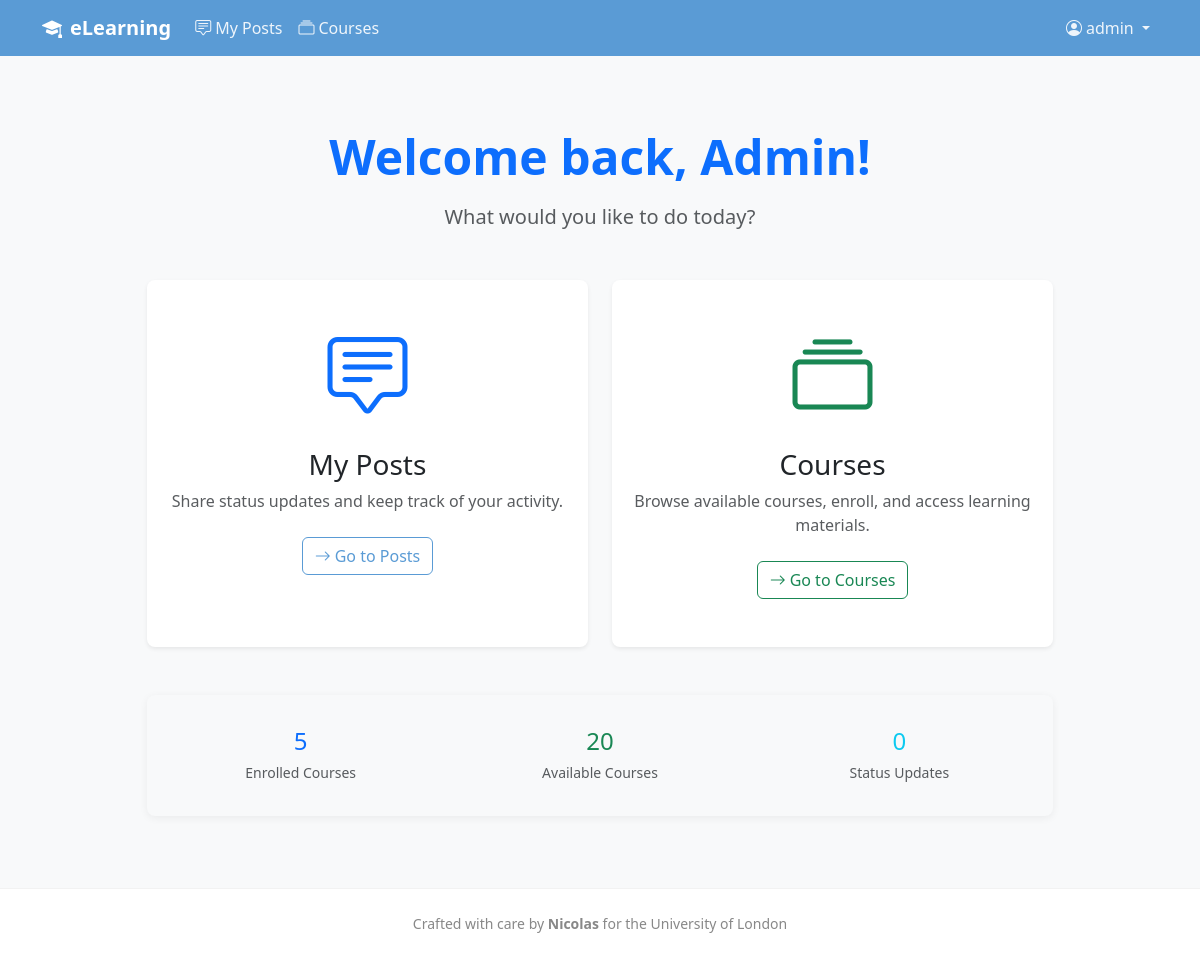
/accounts/ (signed in), run on the app's committed database.
### apps/accounts/models.py (models this page shows, shortened)
class User(AbstractUser):
    class UserType(models.TextChoices):
        STUDENT = 'student', 'Student'
        TEACHER = 'teacher', 'Teacher'
    email = models.EmailField(unique=True)
    user_type = models.CharField(
        max_length=10,
        choices=UserType.choices,
        default=UserType.STUDENT,
    )
    photo = models.ImageField(
        upload_to='profile_photos/',
        blank=True,
        null=True,
    )
    bio = models.TextField(blank=True, max_length=500)
    created_at = models.DateTimeField(auto_now_add=True)
    updated_at = models.DateTimeField(auto_now=True)
    @property
    def is_teacher(self):
        return self.user_type == self.UserType.TEACHER

### apps/accounts/views.py (the view)
# urls.py: path('', views.dashboard_view, name='home'),
@login_required
@never_cache
def dashboard_view(request):
    user = request.user
    from apps.courses.models import Course, Enrollment
    context = {}
    if user.is_teacher:
        total_students = Enrollment.objects.filter(
            course__teacher=user, is_active=True
        ).values('student').distinct().count()
        context['total_students'] = total_students
    else:
        context['available_courses'] = Course.objects.filter(is_active=True).count()
    return render(request, 'accounts/dashboard.html', context)

### templates/accounts/dashboard.html (shortened to what this page needs)
{% extends 'base.html' %}
{% block content %}
<div class="container py-5">
    <div class="text-center mb-5">
        <h1 class="display-5 fw-bold text-primary mb-3">
            Welcome back, {{ user.first_name|default:user.username }}!
        </h1>
        <p class="lead text-muted">What would you like to do today?</p>
    </div>
    <div class="row justify-content-center g-4">
        <div class="col-md-5">
            <a href="{% url 'accounts:posts' %}" class="text-decoration-none">
                <div class="card h-100 border-0 shadow-sm hover-lift">
                    <div class="card-body text-center py-5">
                        <div class="mb-4">
                            <i class="bi bi-chat-square-text display-1 text-primary"></i>
                        </div>
                        <h3 class="card-title text-dark">My Posts</h3>
                        <p class="card-text text-muted">
                            Share status updates and keep track of your activity.
                        </p>
                        <span class="btn btn-outline-primary mt-2">
                            <i class="bi bi-arrow-right me-1"></i>Go to Posts
                        </span>
                    </div>
                </div>
            </a>
        </div>
        <div class="col-md-5">
            <a href="{% url 'courses:course_list' %}" class="text-decoration-none">
                <div class="card h-100 border-0 shadow-sm hover-lift">
                    <div class="card-body text-center py-5">
                        <div class="mb-4">
                            <i class="bi bi-collection display-1 text-success"></i>
                        </div>
                        <h3 class="card-title text-dark">Courses</h3>
                        <p class="card-text text-muted">
                            {% if user.is_teacher %}
                                Manage your courses, upload materials, and track student enrollments.
                            {% else %}
                                Browse available courses, enroll, and access learning materials.
                            {% endif %}
                        </p>
                        <span class="btn btn-outline-success mt-2">
                            <i class="bi bi-arrow-right me-1"></i>Go to Courses
                        </span>
                    </div>
                </div>
            </a>
        </div>
    </div>
    <div class="row justify-content-center mt-5">
        <div class="col-md-10">
            <div class="card border-0 bg-light">
                <div class="card-body">
                    <div class="row text-center">
                        {% if user.is_teacher %}
                            <div class="col-md-4">
                                <div class="py-3">
                                    <h4 class="text-primary mb-1">{{ user.courses_teaching.count }}</h4>
                                    <small class="text-muted">Courses Teaching</small>
                                </div>
                            </div>
                            <div class="col-md-4">
                                <div class="py-3">
                                    <h4 class="text-success mb-1">{{ total_students|default:0 }}</h4>
                                    <small class="text-muted">Total Students</small>
                                </div>
                            </div>
                        {% else %}
                            <div class="col-md-4">
                                <div class="py-3">
                                    <h4 class="text-primary mb-1">{{ user.enrollments.count }}</h4>
                                    <small class="text-muted">Enrolled Courses</small>
                                </div>
                            </div>
                            <div class="col-md-4">
                                <div class="py-3">
                                    <h4 class="text-success mb-1">{{ available_courses|default:0 }}</h4>
                                    <small class="text-muted">Available Courses</small>
                                </div>
                            </div>
                        {% endif %}
                        <div class="col-md-4">
                            <div class="py-3">
                                <h4 class="text-info mb-1">{{ user.status_updates.count }}</h4>
                                <small class="text-muted">Status Updates</small>
                            </div>
                        </div>
                    </div>
                </div>
            </div>
        </div>
    </div>
</div>
{% endblock %}

### templates/base.html (shortened to what this page needs)
{% load static %}
<!DOCTYPE html>
<html lang="en">
<head>
    <link href="https://cdn.jsdelivr.net/npm/bootstrap@5.3.2/dist/css/bootstrap.min.css" rel="stylesheet">
    <link href="https://cdn.jsdelivr.net/npm/bootstrap-icons@1.11.1/font/bootstrap-icons.css" rel="stylesheet">
    <link href="{% static 'css/style.css' %}" rel="stylesheet">
</head>
<body>
    <nav class="navbar navbar-expand-lg navbar-dark bg-primary">
        <div class="container">
            <a class="navbar-brand" href="{% url 'accounts:home' %}">
                <i class="bi bi-mortarboard-fill me-2"></i>eLearning
            </a>
            <div class="collapse navbar-collapse" id="navbarNav">
                <ul class="navbar-nav me-auto">
                    {% if user.is_authenticated %}
                        <li class="nav-item">
                            <a class="nav-link {% if request.resolver_match.url_name == 'posts' %}active{% endif %}" href="{% url 'accounts:posts' %}">
                                <i class="bi bi-chat-square-text me-1"></i>My Posts
                            </a>
                        </li>
                        <li class="nav-item">
                            <a class="nav-link {% if 'courses' in request.resolver_match.app_name %}active{% endif %}" href="{% url 'courses:course_list' %}">
                                <i class="bi bi-collection me-1"></i>Courses
                            </a>
                        </li>
                    {% endif %}
                </ul>
                <ul class="navbar-nav">
                    {% if user.is_authenticated %}
                        <li class="nav-item dropdown">
                            <a class="nav-link dropdown-toggle" href="#" id="userDropdown" role="button" data-bs-toggle="dropdown">
                                <i class="bi bi-person-circle me-1"></i>{{ user.username }}
                            </a>
                        </li>
                    {% endif %}
                </ul>
            </div>
        </div>
    </nav>
    <main class="container my-4">
        {% block content %}{% endblock %}
    </main>
    <footer class="py-4 mt-auto">
        <div class="container text-center">
            <p class="mb-0 small" style="color: var(--text-muted);">
                Crafted with care by <strong>Nicolas</strong> for the University of London
            </p>
        </div>
    </footer>
</body>
</html>

### static/css/style.css (style rules this page uses)
:root { --primary-blue: #5a9bd5; --primary-blue-light: #e8f1f8; --primary-blue-hover: #4a8bc5; --accent-green: #7cb87c; --accent-green-light: #e8f5e8; --bg-light: #f8f9fa; --bg-white: #ffffff; --text-primary: #333333; --text-secondary: #666666; --text-muted: #888888; --border-color: #dee2e6; --error-color: #e8a5a5; --error-text: #c25555; }
body { min-height: 100vh; display: flex; flex-direction: column; background-color: var(--bg-light); color: var(--text-primary); }
main { flex: 1; }
.card { box-shadow: 0 2px 8px rgba(0, 0, 0, 0.06); border: 1px solid rgba(0, 0, 0, 0.05); border-radius: 0.5rem; }
.navbar { background-color: var(--primary-blue) !important; }
.navbar-brand { font-weight: 600; color: var(--bg-white) !important; }
.navbar .nav-link { color: rgba(255, 255, 255, 0.9) !important; }
.btn-outline-primary { border-color: var(--primary-blue); color: var(--primary-blue); }
footer { background-color: #fff !important; border-top: 1px solid rgba(0, 0, 0, 0.05); }
a { color: var(--primary-blue); }

### templates/accounts/dashboard.html (style rules this page uses)
.hover-lift { transition: transform 0.2s ease, box-shadow 0.2s ease; }

### data on the page
User: username "admin", first_name "Admin", enrollments.count "5", status_updates.count "0"

### other printed values
{{ available_courses|default:0 }} "20"
